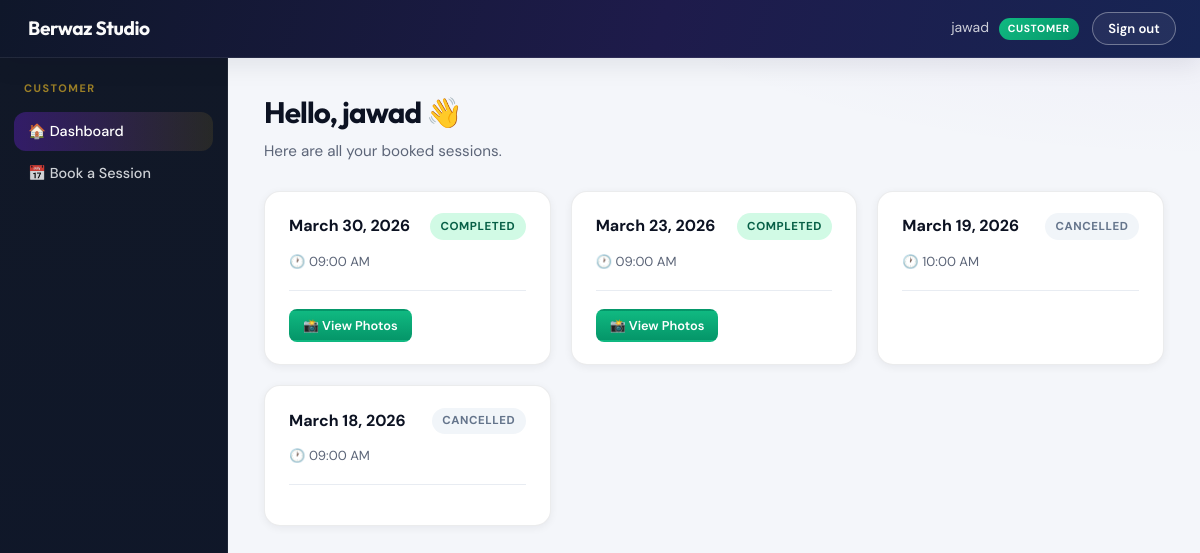
Page /dashboard/ (signed in) on the earlier database version.
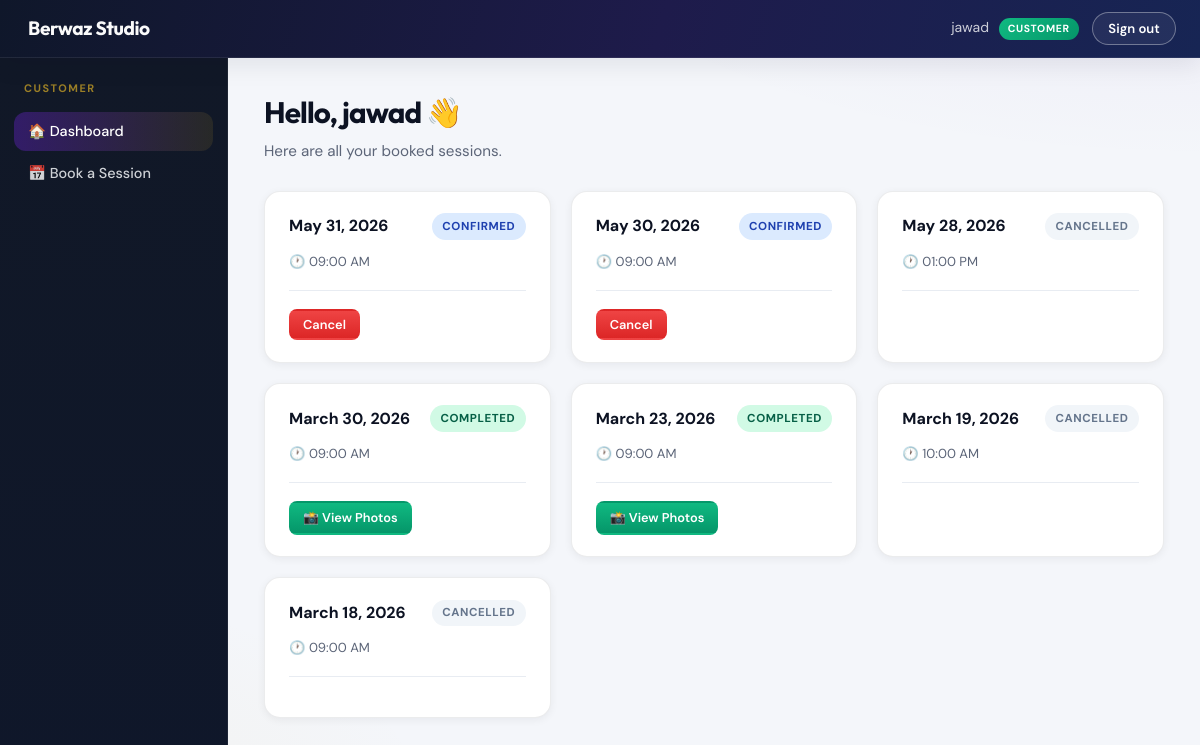
Same page on the later database version.
### bookings/models.py (models this page shows, shortened)
class Booking(models.Model):
    STATUS_CHOICES = [
        ('confirmed', 'Confirmed'),
        ('completed', 'Completed'),
        ('cancelled', 'Cancelled'),
    ]
    customer     = models.ForeignKey(User, on_delete=models.CASCADE, related_name='bookings')
    session_date = models.DateField()
    session_time = models.TimeField()
    status       = models.CharField(max_length=20, choices=STATUS_CHOICES, default='confirmed')
    notes        = models.TextField(blank=True)
    created_at   = models.DateTimeField(auto_now_add=True)
    class Meta:
        unique_together = ('session_date', 'session_time')
        ordering = ['-session_date', '-session_time']
    def time_12h(self):
        return self.session_time.strftime('%I:%M %p')

### core/views.py (the view)
# urls.py: path('dashboard/',     views.customer_dashboard,     name='customer_dashboard'),
@login_required
@customer_required
def customer_dashboard(request):
    from bookings.models import Booking
    bookings = Booking.objects.filter(customer=request.user).order_by('-session_date')
    return render(request, 'core/customer_dashboard.html', {'bookings': bookings})

### templates/core/customer_dashboard.html (shortened to what this page needs)
{% extends 'base.html' %}
{% block content %}
<div class="app-layout">
  <div class="sidebar">
    <div class="sidebar-title">Customer</div>
    <a href="{% url 'customer_dashboard' %}" class="active">🏠 Dashboard</a>
    <a href="{% url 'calendar' %}">📅 Book a Session</a>
  </div>
  <div class="main-content">
    <div class="page-header">
      <h1>Hello, {{ user.username }} 👋</h1>
      <p>Here are all your booked sessions.</p>
    </div>
    {% if bookings %}
    <div class="card-grid">
      {% for booking in bookings %}
      <div class="card">
        <div class="flex justify-between align-center" style="margin-bottom:.75rem;">
          <strong>{{ booking.session_date }}</strong>
          <span class="badge badge-{{ booking.status }}">{{ booking.status }}</span>
        </div>
        <p class="text-muted text-small">🕐 {{ booking.time_12h }}</p>
        <hr class="divider">
        <div class="flex gap-1">
          {% if booking.status == 'completed' %}
          <a href="{% url 'customer_gallery' booking.id %}" class="btn btn-success btn-sm">📸 View Photos</a>
          {% endif %}
          {% if booking.status == 'confirmed' %}
          <button onclick="cancelBooking({{ booking.id }}, this)" class="btn btn-danger btn-sm">Cancel</button>
          {% endif %}
        </div>
      </div>
      {% endfor %}
    </div>
    {% endif %}
  </div>
</div>
{% endblock %}

Differences in the rows shown:
added Booking: session_date "May 31, 2026", status "CONFIRMED", time_12h "09:00 AM"
added Booking: session_date "May 30, 2026", status "CONFIRMED", time_12h "09:00 AM"
added Booking: session_date "May 28, 2026", status "CANCELLED", time_12h "01:00 PM"
